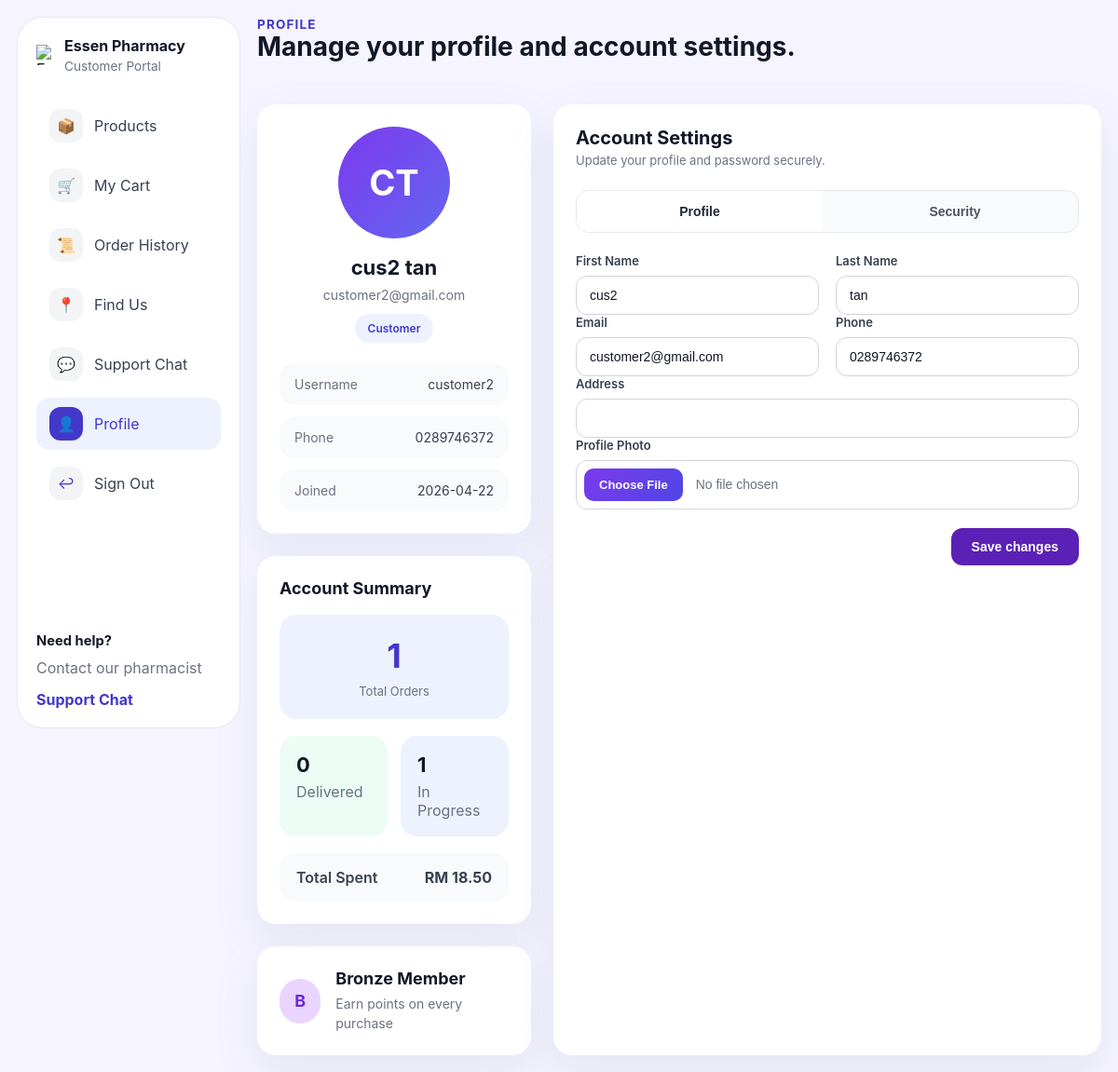
The page /customer/profile.php (signed in) on the database its author committed.
### tables this page shows
CREATE TABLE `users` (
  `userID` int(10) UNSIGNED NOT NULL,
  `userName` varchar(50) NOT NULL,
  `firstName` varchar(100) NOT NULL,
  `lastName` varchar(100) NOT NULL,
  `email` varchar(150) NOT NULL,
  `password` varchar(255) NOT NULL,
  `role` enum('admin','staff','customer') NOT NULL DEFAULT 'customer',
  `phoneNo` varchar(30) DEFAULT NULL,
  `created_at` datetime DEFAULT current_timestamp(),
  `address` varchar(255) DEFAULT NULL,
  `department` varchar(100) DEFAULT NULL,
  `avatar` varchar(255) DEFAULT NULL,
  `updated_at` timestamp NOT NULL DEFAULT current_timestamp() ON UPDATE current_timestamp()
);

### customer/profile.php (the view, shortened to what this page needs)
<?php
require_once __DIR__ . '/../db.php';
function h($value) {
    return htmlspecialchars($value, ENT_QUOTES, 'UTF-8');
}
$userId = $_SESSION['userID'];
$user = [
    'userID' => $userId,
    'userName' => $_SESSION['userName'] ?? '',
    'firstName' => '',
    'lastName' => '',
    'email' => '',
    'phoneNo' => '',
    'address' => '',
    'avatar' => '',
    'created_at' => '',
];
$stmt = $conn->prepare('SELECT userName, firstName, lastName, email, phoneNo, address, avatar, created_at FROM users WHERE userID = ? LIMIT 1');
$stmt->bind_param('i', $userId);
$stmt->execute();
$stmt->bind_result($userName, $firstName, $lastName, $email, $phoneNo, $address, $avatar, $createdAt);
if ($stmt->fetch()) {
    $user['userName'] = $userName;
    $user['firstName'] = $firstName;
    $user['lastName'] = $lastName;
    $user['email'] = $email;
    $user['phoneNo'] = $phoneNo;
    $user['address'] = $address;
    $user['avatar'] = $avatar;
    $user['created_at'] = $createdAt;
}
$fullName = trim($user['firstName'] . ' ' . $user['lastName']);
$joinDate = $user['created_at'] ? date('Y-m-d', strtotime($user['created_at'])) : '';
$customerId = null;
$customerStmt = $conn->prepare('SELECT customer_id FROM customers WHERE user_id = ? LIMIT 1');
if ($customerStmt) {
    $customerStmt->bind_param('i', $userId);
    $customerStmt->execute();
    $customerResult = $customerStmt->get_result();
    if ($row = $customerResult->fetch_assoc()) {
        $customerId = intval($row['customer_id']);
    }
}
$orderStats = [
    'total_orders' => 0,
    'delivered' => 0,
    'in_progress' => 0,
    'total_spent' => 0.0,
];
if ($customerId !== null) {
    $orderStmt = $conn->prepare('SELECT status, total FROM customer_orders WHERE customer_id = ?');
    if ($orderStmt) {
        $orderStmt->bind_param('i', $customerId);
        $orderStmt->execute();
        $orderResult = $orderStmt->get_result();
        while ($orderRow = $orderResult->fetch_assoc()) {
            $orderStats['total_orders']++;
            $status = $orderRow['status'];
            $total = floatval($orderRow['total']);
            if (in_array($status, ['Pending', 'Processing', 'Shipped'], true)) {
                $orderStats['in_progress']++;
            }
            if ($status !== 'Cancelled') {
                $orderStats['total_spent'] += $total;
            }
        }
    }
}
if ($orderStats['total_spent'] >= 500) {
    $memberLabel = 'Gold Member';
    $memberDescription = 'Enjoy 5% off all purchases';
} elseif ($orderStats['total_spent'] >= 250) {
    $memberLabel = 'Silver Member';
    $memberDescription = 'Earn 3% cashback on orders';
} elseif ($orderStats['total_spent'] > 0) {
    $memberLabel = 'Bronze Member';
    $memberDescription = 'Earn points on every purchase';
} else {
    $memberLabel = 'New Member';
    $memberDescription = 'Start shopping to unlock member rewards';
}
?>
<!DOCTYPE html>
<html lang="en">
<head>
    <link rel="stylesheet" href="css/customer-dashboard.css">
    <link rel="stylesheet" href="css/customer-profile.css">
</head>
<body>
<div class="customer-layout">
    <aside class="sidebar">
        <div>
            <div class="brand">
                <img src="../logo.png" alt="Essen Pharmacy" class="brand-inline-logo" width="22" height="22" style="width:22px;height:22px;object-fit:contain;flex:0 0 22px;display:block;">
                <div>
                    <h1>Essen Pharmacy</h1>
                    <p>Customer Portal</p>
                </div>
            </div>
            <nav class="sidebar-nav">
                <a href="dashboard.php" class="nav-item">
                    <span class="nav-icon">📦</span>
                    <span>Products</span>
                </a>
                <a href="cart.php" class="nav-item">
                    <span class="nav-icon">🛒</span>
                    <span>My Cart</span>
                </a>
                <a href="order-history.php" class="nav-item">
                    <span class="nav-icon">📜</span>
                    <span>Order History</span>
                </a>
                <a href="find-us.php" class="nav-item">
                    <span class="nav-icon">&#128205;</span>
                    <span>Find Us</span>
                </a>
                <a href="support-chat.php" class="nav-item">
                    <span class="nav-icon">💬</span>
                    <span>Support Chat</span>
                </a>
                <a href="profile.php" class="nav-item active" aria-current="page">
                    <span class="nav-icon">👤</span>
                    <span>Profile</span>
                </a>
                <a href="../logout.php" class="nav-item">
                    <span class="nav-icon">↩</span>
                    <span>Sign Out</span>
                </a>
            </nav>
        </div>
        <div class="sidebar-footer">
            <p class="support-title">Need help?</p>
            <p class="support-copy">Contact our pharmacist</p>
            <a href="support-chat.php" class="support-link">Support Chat</a>
        </div>
    </aside>
    <main class="main-panel">
        <header class="page-header">
            <div>
                <p class="eyebrow">Profile</p>
                <h2>Manage your profile and account settings.</h2>
            </div>
        </header>
        <div class="profile-grid">
            <div class="profile-left">
                <section class="profile-card">
                    <div class="profile-avatar">
                        <?php if (!empty($user['avatar'])): ?>
                            <img src="<?php echo h($user['avatar']); ?>" alt="Profile avatar">
                        <?php else: ?>
                            <span><?php
                                $initials = '';
                                foreach (explode(' ', trim($fullName)) as $part) {
                                    if ($part !== '') {
                                        $initials .= strtoupper($part[0]);
                                    }
                                }
                                echo h($initials ?: 'C');
                            ?></span>
                        <?php endif; ?>
                    </div>
                    <div class="profile-details">
                        <h2><?php echo h($fullName ?: $user['userName']); ?></h2>
                        <p class="profile-email"><?php echo h($user['email']); ?></p>
                        <div class="profile-badge">Customer</div>
                    </div>
                    <div class="profile-info-list">
                        <div class="profile-info-item">
                            <span class="profile-info-label">Username</span>
                            <span><?php echo h($user['userName']); ?></span>
                        </div>
                        <div class="profile-info-item">
                            <span class="profile-info-label">Phone</span>
                            <span><?php echo h($user['phoneNo'] ?: '-'); ?></span>
                        </div>
                        <div class="profile-info-item">
                            <span class="profile-info-label">Joined</span>
                            <span><?php echo h($joinDate ?: '-'); ?></span>
                        </div>
                    </div>
                </section>
                <section class="summary-card">
                    <div class="summary-card-header">
                        <h3>Account Summary</h3>
                    </div>
                    <div class="summary-total">
                        <span class="summary-value"><?php echo intval($orderStats['total_orders']); ?></span>
                        <span class="summary-label">Total Orders</span>
                    </div>
                    <div class="summary-grid">
                        <div class="summary-item summary-item-success">
                            <span><?php echo intval($orderStats['delivered']); ?></span>
                            <span>Delivered</span>
                        </div>
                        <div class="summary-item summary-item-info">
                            <span><?php echo intval($orderStats['in_progress']); ?></span>
                            <span>In Progress</span>
                        </div>
                    </div>
                    <div class="summary-footer">
                        <span>Total Spent</span>
                        <strong>RM <?php echo number_format($orderStats['total_spent'], 2); ?></strong>
                    </div>
                </section>
                <section class="member-card">
                    <div class="member-card-header">
                        <span class="member-avatar"><?php echo h(strtoupper($memberLabel[0])); ?></span>
                        <div>
                            <h3><?php echo h($memberLabel); ?></h3>
                            <p><?php echo h($memberDescription); ?></p>
                        </div>
                    </div>
                </section>
            </div>
            <section class="account-card">
                <div class="account-card-header">
                    <h2>Account Settings</h2>
                    <p>Update your profile and password securely.</p>
                </div>
                <div class="tabs">
                    <button type="button" class="tab-trigger active" data-tab="profile-tab">Profile</button>
                    <button type="button" class="tab-trigger" data-tab="security-tab">Security</button>
                </div>
                <div id="profile-tab" class="tab-panel active">
                    <form method="post" enctype="multipart/form-data">
                        <div class="field-row">
                            <div class="field-group">
                                <label for="firstName">First Name</label>
                                <input id="firstName" name="firstName" type="text" value="<?php echo h($user['firstName']); ?>" required>
                            </div>
                            <div class="field-group">
                                <label for="lastName">Last Name</label>
                                <input id="lastName" name="lastName" type="text" value="<?php echo h($user['lastName']); ?>" required>
                            </div>
                        </div>
                        <div class="field-row">
                            <div class="field-group">
                                <label for="email">Email</label>
                                <input id="email" name="email" type="email" value="<?php echo h($user['email']); ?>" required>
                            </div>
                            <div class="field-group">
                                <label for="phoneNo">Phone</label>
                                <input id="phoneNo" name="phoneNo" type="text" value="<?php echo h($user['phoneNo']); ?>">
                            </div>
                        </div>
                        <div class="field-group">
                            <label for="address">Address</label>
                            <input id="address" name="address" type="text" value="<?php echo h($user['address']); ?>">
                        </div>
                        <div class="field-group">
                            <label for="avatar">Profile Photo</label>
                            <input id="avatar" name="avatar" type="file" accept="image/png,image/jpeg,image/gif">
                        </div>
                        <div class="form-actions">
                            <button type="submit" class="btn-primary">Save changes</button>
                        </div>
                    </form>
                </div>
            </section>
        </div>
    </main>
</div>
</body>
</html>

### customer/css/customer-dashboard.css (style rules this page uses)
:root { color-scheme: light; font-family: Inter, system-ui, -apple-system, BlinkMacSystemFont, "Segoe UI", sans-serif; background: #f4f6fb; color: #111827; }
* { box-sizing: border-box; }
html, body { margin: 0; min-height: 100%; }
body { background: #f4f6fb; }
.customer-layout { display: grid; grid-template-columns: minmax(220px, 240px) minmax(0, 1fr); gap: 18px; min-height: 100vh; max-width: 1360px; margin: 0 auto; padding: 18px; }
.sidebar { display: flex; flex-direction: column; justify-content: space-between; background: #ffffff; border: 1px solid #e5e7eb; box-shadow: none; border-radius: 28px; padding: 20px; height: calc(100vh - 36px); position: sticky; top: 18px; transition: all 0.3s ease; }
.brand { display: flex; align-items: center; gap: 8px; margin-bottom: 28px; }
.brand-inline-logo { width: 22px; height: 22px; max-width: 22px; max-height: 22px; flex: 0 0 22px; display: block; object-fit: contain; background: none; border: 0; }
.brand h1 { margin: 0; font-size: 1rem; font-weight: 700; }
.brand p { margin: 4px 0 0; color: #6b7280; font-size: 0.85rem; }
.sidebar-nav { display: grid; gap: 8px; }
.nav-item { display: flex; align-items: center; gap: 12px; padding: 10px 14px; border-radius: 14px; text-decoration: none; color: #374151; background: transparent; transition: background 0.2s ease, color 0.2s ease; }
.nav-item.active { background: #eef2ff; color: #4338ca; }
.nav-icon { width: 36px; height: 36px; display: grid; place-items: center; border-radius: 12px; background: #f3f4f6; color: #4338ca; font-size: 1rem; }
.nav-item.active .nav-icon { background: #4338ca; color: #ffffff; }
.sidebar-footer { margin-top: 24px; padding: 18px 0 0; }
.support-title { margin: 0; font-size: 0.92rem; color: #111827; font-weight: 700; }
.support-copy { margin: 8px 0 10px; color: #6b7280; line-height: 1.6; }
.support-link { display: inline-flex; color: #4338ca; text-decoration: none; font-weight: 700; }
.main-panel { display: flex; flex-direction: column; gap: 24px; }
.page-header { display: flex; flex-direction: column; justify-content: center; gap: 10px; }
.eyebrow { margin: 0; color: #4338ca; font-weight: 700; text-transform: uppercase; letter-spacing: 0.08em; font-size: 0.85rem; }
.page-header h2 { margin: 0; font-size: clamp(1.75rem, 2vw, 2.2rem); line-height: 1.15; }

### rows shown on the page
users: firstName+lastName "cus2 tan", email "customer2@gmail.com", userName "customer2", phoneNo "0289746372", created_at "2026-04-22", firstName "cus2", lastName "tan"

### other values the page prints
$initials ?: 'C' "CT"
$orderStats['total_orders'] "1"
$orderStats['delivered'] "0"
$orderStats['in_progress'] "1"
$orderStats['total_spent'] "18.50"
$memberLabel[0] "B"
$memberLabel "Bronze Member"
$memberDescription "Earn points on every purchase"
